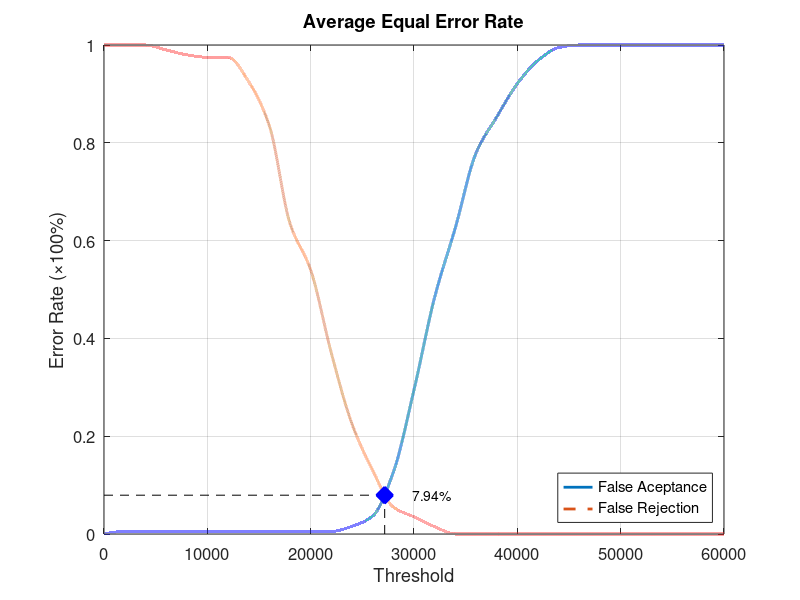
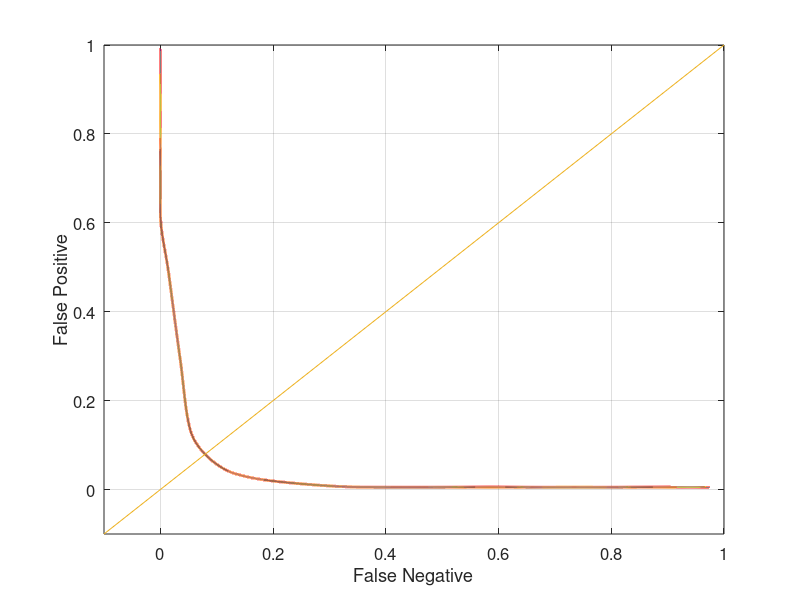

The MATLAB script that drew these images, in order:
function yEER = Database3_2
close all;
clear;
clc;
x = 0:2000:60000;
xq = 0:0.5:60000;

y0 = [0 0.00526316 0.00526316 0.00526316 0.00526316 0.00526316 0.00526316 0.00526316 0.00526316 0.00526316 0.00526316 0.00526316 0.0157895 0.0368421 0.126316 0.294737 0.484211 0.626316 0.778947 0.852632 0.921053 0.968421 0.994737 1 1 1 1 1 1 1 1];
yy0 = interp1(x, y0, xq, 'pchip');
y1 = [1 1 1 0.99 0.98 0.975 0.975 0.925 0.835 0.635 0.54 0.37 0.225 0.13 0.055 0.035 0.015 0 0 0 0 0 0 0 0 0 0 0 0 0 0];
yy1 = interp1(x, y1, xq, 'pchip');

% Calculating EER: 
y2 = abs(y0 - y1);
find(y2 == min(y2))
yy2 = abs(yy0 - yy1);
xEER = find(yy2 == min(yy2));
xEERIndex = xq(xEER) % X-axis EER
yEER = yy0(xEER) % Y-axis EER

main = figure
plot(xq, yy0,'-','LineWidth', 2);	hold on
plot(xq, yy1,'--','LineWidth', 2);	hold on
plot([xEERIndex xEERIndex], [0 yEER], 'k--');	hold on
plot([0 xEERIndex], [yEER yEER], 'k--');	hold on
plot(xEERIndex, yEER, 'bx', 'LineWidth', 10);	hold on
text(xEERIndex + 10 * xEERIndex / 100, yEER, [num2str(round((10000 * yEER)) / 100) '%'])
legend('False Aceptance', 'False Rejection', 'Location', 'SouthEast')
xlabel('Threshold')
ylabel('Error Rate (\times100%)')
title('Average Equal Error Rate')
set(gca, 'FontSize', 12)
axis([0 60000 0 1])
grid on

print(main, 'Database3_2Main', '-dpng');
FNRxFPR = figure('Color', [1 1 1]);
plot(yy1, yy0, '-', yy1, yy0, 'LineWidth', 2);
hold on
y = -0.1:0.1:1
plot(y, y); 
set(gca, 'FontSize', 12)
xlabel('False Negative')
ylabel('False Positive')
axis([-0.1 1 -0.1 1])
set(gca, 'FontSize', 12)
grid on

print(FNRxFPR, 'Database3_2FNRxFPR','-dpng');
end
